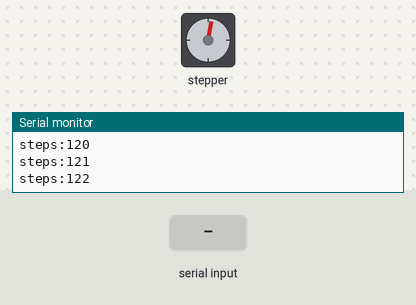
Recording of a sketch running on a simulated Arduino Uno, built with avr-gcc and run on an emulated ATmega328P. Shown: stepper motor, the last lines printed to the serial monitor. Inputs (shaded band) come from the test bench. Stepper angles assume 4076 steps per turn.

Above: at 1.29 s.
1.3 s: byte 30 received over Serial
At 2.78 s:
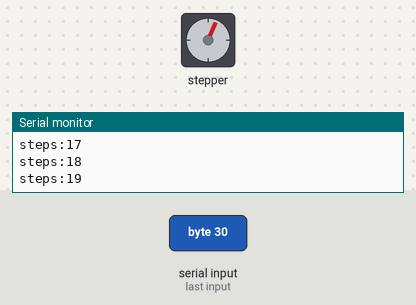
At 4.6 s:
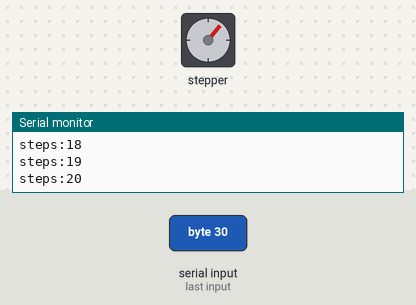
Timing chart, 0 to 22.0 s (numbered marks = the images above; inputs shaded):
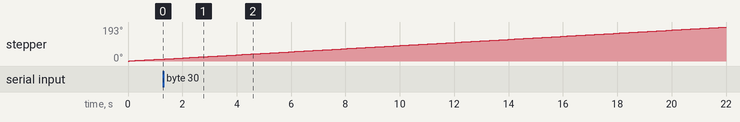

The sketch:

stepper_serial.ino
```cpp
#include <Stepper.h>

const int stepsPerRevolution = 4076;  // change this to fit the number of steps per revolution
// for your motor

// initialize the stepper library on pins 8 through 11:
Stepper myStepper(stepsPerRevolution, 8, 9, 10, 11);

int stepCount = 0;         // number of steps the motor has taken

void setup() {
  // initialize the serial port:
  Serial.begin(9600);
}

int stopCtr = 2038;

void loop()
{
  stepCount = 0;
  // step one step:
  while (stepCount < stopCtr)
  {
    myStepper.step(1);
    if (Serial.available())
    {
      while (Serial.available() > 0)
      {
        stopCtr = Serial.read();
      }
    }
    Serial.print("steps:" );
    Serial.println(stepCount);
    stepCount++;
    //  delay(250);
  }
}
```
